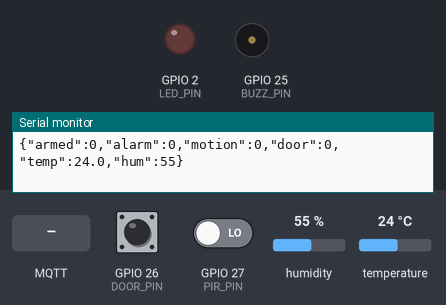
A sketch run on a simulated ESP32. Parts: output pins drawn as LEDs (lit = HIGH), buzzer (waves = sounding), the last lines printed to the serial monitor. Inputs (shaded band) come from the test bench; at power-on: GPIO 26 (DOOR_PIN) HIGH, GPIO 27 (PIR_PIN) LOW, humidity 55 %, temperature 24 °C. WiFi joins after 1.5 s; servers stay silent unless stated; random numbers use the default seed unless the sketch sets one; no MQTT or app messages arrive unless stated.

Above: at 2.3 s.
2.4 s: MQTT message "TEST" arrives on the first subscribed topic
At 3.6 s:
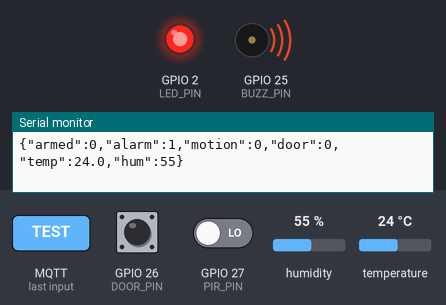
3.9 s: MQTT message "DISARM" arrives on the first subscribed topic
At 4.9 s:
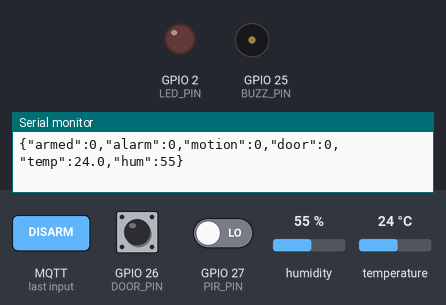
Timing chart, 0 to 6.9 s (numbered marks = the images above; inputs shaded):
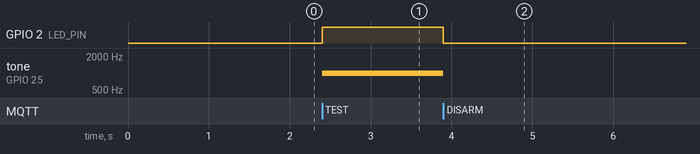

The sketch:

sketch.ino
```cpp
#include <WiFi.h>
#include <PubSubClient.h>
#include <DHT.h>

// ====== CHANGE THIS to a unique ID, same one goes in the dashboard Settings ======
#define DEVICE_ID "homesec-adi-4821"

#define PIR_PIN 27
#define DOOR_PIN 26   // button pressed = door OPEN
#define DHT_PIN 15
#define BUZZ_PIN 25
#define LED_PIN 2

const char* ssid = "Wokwi-GUEST";
const char* broker = "broker.hivemq.com";
String tStatus = String(DEVICE_ID) + "/status";
String tCmd = String(DEVICE_ID) + "/cmd";

WiFiClient net;
PubSubClient mqtt(net);
DHT dht(DHT_PIN, DHT22);

bool armed = false, alarmOn = false, lastTrig = false;
unsigned long lastPub = 0;

void onMsg(char* topic, byte* p, unsigned int len) {
  String m;
  for (unsigned i = 0; i < len; i++) m += (char)p[i];
  if (m == "ARM") armed = true;
  if (m == "DISARM") { armed = false; alarmOn = false; }
  if (m == "SIREN_OFF") alarmOn = false;
  if (m == "TEST") alarmOn = true;
}

void connectAll() {
  if (WiFi.status() != WL_CONNECTED) {
    WiFi.begin(ssid, "", 6);
    while (WiFi.status() != WL_CONNECTED) delay(300);
  }
  while (!mqtt.connected()) {
    if (mqtt.connect(("esp-" + String(random(0xffff), HEX)).c_str())) mqtt.subscribe(tCmd.c_str());
    else delay(1000);
  }
}

void setup() {
  Serial.begin(115200);
  pinMode(PIR_PIN, INPUT);
  pinMode(DOOR_PIN, INPUT_PULLUP);
  pinMode(BUZZ_PIN, OUTPUT);
  pinMode(LED_PIN, OUTPUT);
  dht.begin();
  mqtt.setServer(broker, 1883);
  mqtt.setCallback(onMsg);
}

void loop() {
  connectAll();
  mqtt.loop();

  bool motion = digitalRead(PIR_PIN);
  bool doorOpen = !digitalRead(DOOR_PIN);

  // Trigger alarm only when system is armed
  bool trig = motion || doorOpen;
  if (armed && trig && !lastTrig) alarmOn = true;  // only on new event
  lastTrig = trig;

  digitalWrite(LED_PIN, alarmOn);
  if (alarmOn) tone(BUZZ_PIN, 1000); else noTone(BUZZ_PIN);

  if (millis() - lastPub > 1000) {
    lastPub = millis();
    float t = dht.readTemperature(), h = dht.readHumidity();
    String j = "{\"armed\":" + String(armed) + ",\"alarm\":" + String(alarmOn) +
               ",\"motion\":" + String(motion) + ",\"door\":" + String(doorOpen) +
               ",\"temp\":" + String(isnan(t) ? 0 : t, 1) +
               ",\"hum\":" + String(isnan(h) ? 0 : h, 0) + "}";
    mqtt.publish(tStatus.c_str(), j.c_str());
    Serial.println(j);
  }
}
```

Measured:
- after the input at 2.4 s, GPIO 2 (LED_PIN): LOW → HIGH at once; tone on GPIO 25 (BUZZ_PIN): silent → 1000 Hz at once
- after the input at 3.9 s, GPIO 2 (LED_PIN): HIGH → LOW at once; tone on GPIO 25 (BUZZ_PIN): 1000 Hz → silent at once
